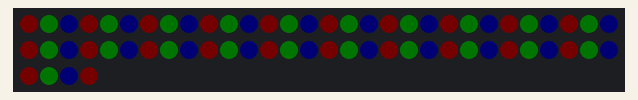
Bench run of a sketch on a simulated Arduino Uno, built with avr-gcc and run on an emulated ATmega328P. Parts: 64 RGB LEDs in strip order, left to right, continuing on the next row. Dim RGB values are drawn brighter than linear.

Above: at 0.15 s.
At 39.51 s:
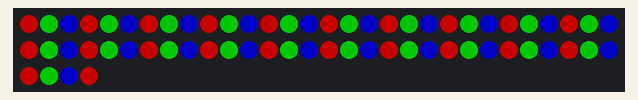

The sketch:

Fade.ino
```cpp
/*
  RPi-WS2812-HAT Fade Example
 */

#include <WS2812.h>

#define DATAPIN     1 //digital output pin (data input of LEDs)
#define LEDCOUNT   64 //number of LEDs to drive
#define INTENSITY 100 //light intensity

WS2812 LED(LEDCOUNT);

byte intensity=0;
byte sign=1;

void setup()
{
  //init LEDs
  LED.setOutput(DATAPIN);
  //LED.setColorOrderRGB(); //uncomment for RGB color order
  //LED.setColorOrderBRG(); //uncomment for BRG color order
  LED.setColorOrderGRB(); //ucomment for GRB color order (default)
}

void loop()
{
  cRGB value;

  if(sign)
  {
    intensity++;
    if(intensity == INTENSITY)
    {
      sign = 0;
    }
  }
  else
  {
    intensity--;
    if(intensity == 0)
    {
      sign = 1;
    }
  }

  for(byte i=0; i < LEDCOUNT; i++)
  {
    if((i % 3) == 0) //first LED, and every third after that
    {
      value.r = intensity;
      value.g = 0;
      value.b = 0;
      LED.set_crgb_at(i, value);
    }
    else if((i % 3) == 1) //second LED, and every third after that
    {
      value.r = 0;
      value.g = intensity;
      value.b = 0;
      LED.set_crgb_at(i, value);
    }
    else //third LED, and every third after that
    {
      value.r = 0;
      value.g = 0;
      value.b = intensity;
      LED.set_crgb_at(i, value);
    }
  }

  LED.sync(); //send the values to the LEDs
  delay(10); //wait 10ms
}
```
